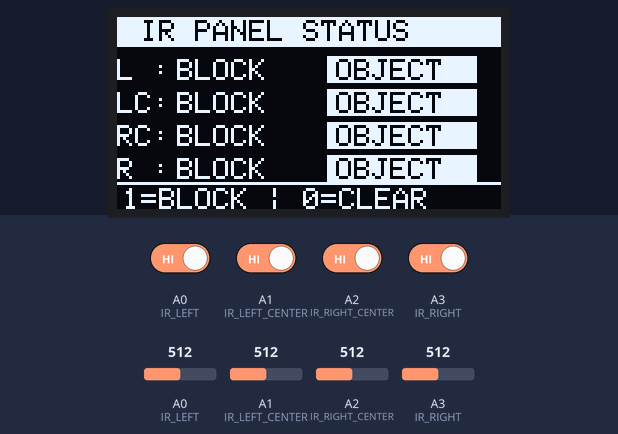
Recording of a sketch running on a simulated Arduino Uno, built with avr-gcc and run on an emulated ATmega328P. Parts: 128×64 one-colour display. Inputs (shaded band) come from the test bench; at power-on: A0 (IR_LEFT), A1 (IR_LEFT_CENTER), A2 (IR_RIGHT_CENTER), A3 (IR_RIGHT) HIGH, A0 (IR_LEFT) = 512, A1 (IR_LEFT_CENTER) = 512, A2 (IR_RIGHT_CENTER) = 512, A3 (IR_RIGHT) = 512. What the sketch prints to the serial monitor is not drawn.

Above: at 3.7 s.
3.8 s: A0 (IR_LEFT) driven LOW
At 5.0 s:
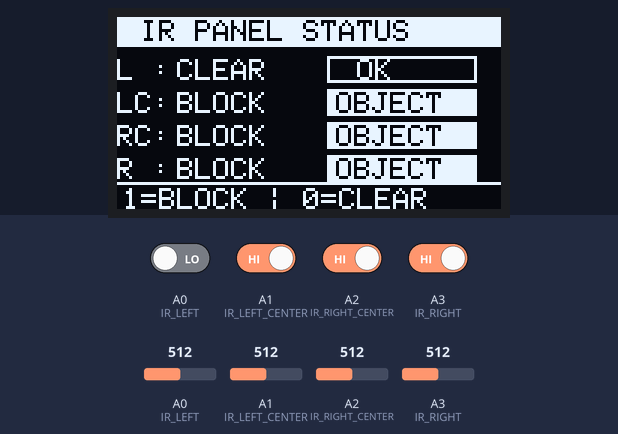
5.5 s: A1 (IR_LEFT_CENTER) driven LOW
At 6.1 s:
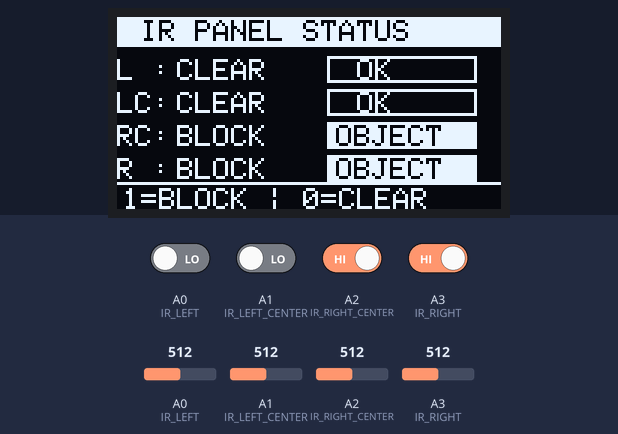
7.3 s: A2 (IR_RIGHT_CENTER) driven LOW
At 8.3 s:
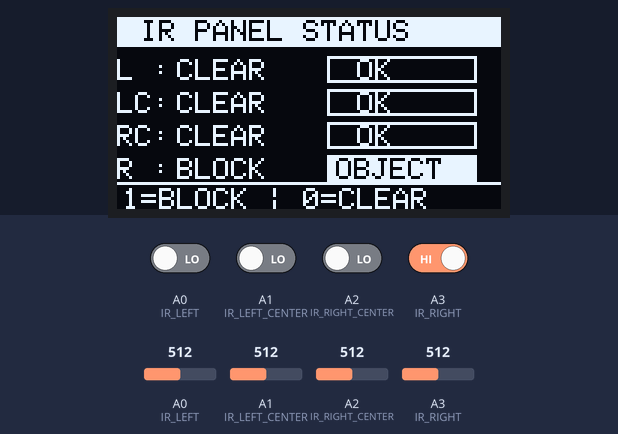
9.0 s: A3 (IR_RIGHT) driven LOW
At 10.4 s:
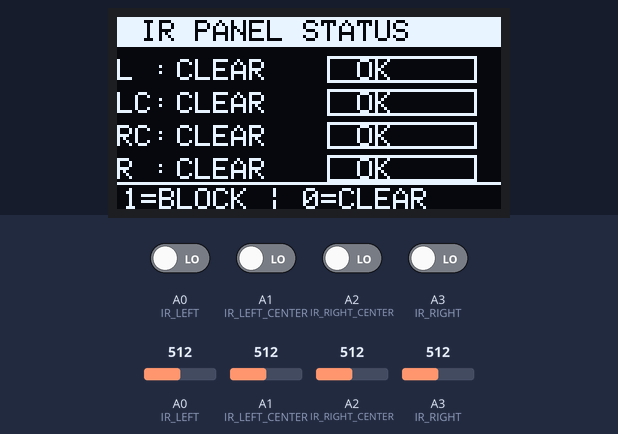
10.7 s: A0 (IR_LEFT) driven HIGH
At 12.1 s:
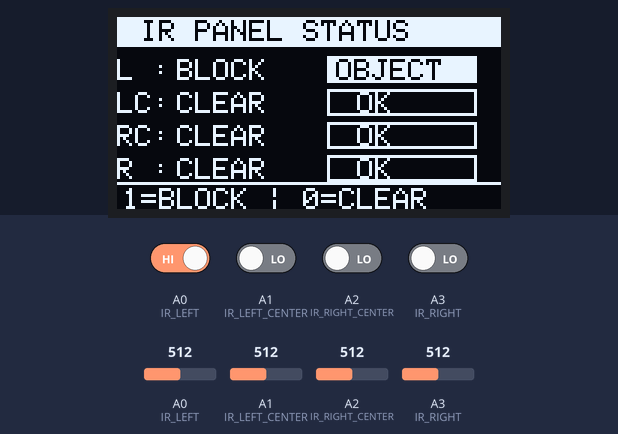
12.4 s: A1 (IR_LEFT_CENTER) driven HIGH
At 13.3 s:
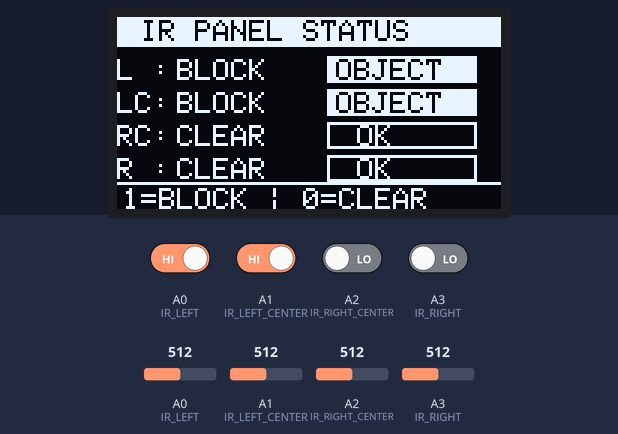
Timing chart, 0 to 15.2 s (numbered marks = the images above; inputs shaded):
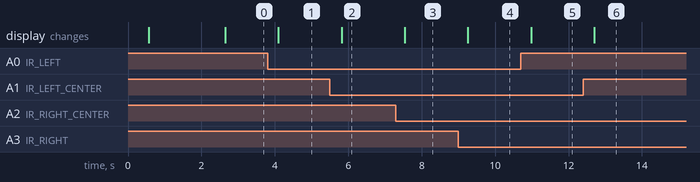

The sketch:

04_Car-1_IR_Panel_Array_OLED_Diagnostic.ino
```cpp
// ============================================
//        IR PANEL DIAGNOSTIC PROGRAM
// ============================================

#include <Wire.h>
#include <Adafruit_GFX.h>
#include <Adafruit_SSD1306.h>

// ---------------- OLED CONFIG ----------------
#define SCREEN_WIDTH 128
#define SCREEN_HEIGHT 64
#define OLED_RESET -1
#define SCREEN_ADDRESS 0x3C

Adafruit_SSD1306 display(SCREEN_WIDTH, SCREEN_HEIGHT, &Wire, OLED_RESET);

// ---------------- IR PINS --------------------
#define IR_LEFT         A0
#define IR_LEFT_CENTER  A1
#define IR_RIGHT_CENTER A2
#define IR_RIGHT        A3

void setup() {
  Serial.begin(9600);
  delay(500);

  // IR pins
  pinMode(IR_LEFT, INPUT);
  pinMode(IR_LEFT_CENTER, INPUT);
  pinMode(IR_RIGHT_CENTER, INPUT);
  pinMode(IR_RIGHT, INPUT);

  // OLED init
  if (!display.begin(SSD1306_SWITCHCAPVCC, SCREEN_ADDRESS)) {
    Serial.println("OLED init failed!");
    while (1);
  }

  display.clearDisplay();
  display.setTextSize(1);
  display.setTextColor(SSD1306_WHITE);

  // Startup screen
  display.setCursor(10, 20);
  display.setTextSize(2);
  display.println("IR PANEL");
  display.setTextSize(1);
  display.setCursor(15, 40);
  display.println("DIAGNOSTIC");
  display.display();

  Serial.println("IR Panel Diagnostic Started!");
  delay(2000);
}

void loop() {
  // Digital reads
  int L  = digitalRead(IR_LEFT);
  int LC = digitalRead(IR_LEFT_CENTER);
  int RC = digitalRead(IR_RIGHT_CENTER);
  int R  = digitalRead(IR_RIGHT);

  // Analog reads
  int aL  = analogRead(IR_LEFT);
  int aLC = analogRead(IR_LEFT_CENTER);
  int aRC = analogRead(IR_RIGHT_CENTER);
  int aR  = analogRead(IR_RIGHT);

  // ---------- SERIAL OUTPUT ----------
  Serial.println("=============================");
  Serial.print("Digital: L=");  Serial.print(L ? "BLOCK" : "CLEAR");
  Serial.print(" | LC="); Serial.print(LC ? "BLOCK" : "CLEAR");
  Serial.print(" | RC="); Serial.print(RC ? "BLOCK" : "CLEAR");
  Serial.print(" | R=");  Serial.println(R ? "BLOCK" : "CLEAR");

  Serial.print("Analog:  ");
  Serial.print(aL);  Serial.print(" | ");
  Serial.print(aLC); Serial.print(" | ");
  Serial.print(aRC); Serial.print(" | ");
  Serial.println(aR);

  // ---------- SMART OLED DISPLAY ----------
  display.clearDisplay();

  // Title bar
  display.setTextSize(1);
  display.fillRect(0, 0, 128, 10, SSD1306_WHITE);
  display.setTextColor(SSD1306_BLACK);
  display.setCursor(8, 1);
  display.println("IR PANEL STATUS");
  display.setTextColor(SSD1306_WHITE);

  // Draw sensors - adjusted Y positions
  int yPos = 14;  // Start lower to avoid title
  int xBox = 70;

  drawSensor("L ", L, aL, 0, yPos, xBox);
  drawSensor("LC", LC, aLC, 0, yPos + 11, xBox);
  drawSensor("RC", RC, aRC, 0, yPos + 22, xBox);
  drawSensor("R ", R, aR, 0, yPos + 33, xBox);

  // ✅ FIXED FOOTER - No overlap, clear legend
  display.drawLine(0, 55, 128, 55, SSD1306_WHITE);  // Separator line
  display.setCursor(2, 57);
  display.setTextSize(1);
  display.println("1=BLOCK | 0=CLEAR");

  display.display();
  delay(200);
}

// Sensor drawing function (unchanged)
void drawSensor(String label, int digital, int analog, int x, int y, int boxX) {
  display.setTextSize(1);

  // Sensor label
  display.setCursor(x, y);
  display.print(label);
  display.print(":");

  // Status text
  display.setCursor(x + 20, y);
  if (digital == 1) {
    display.print("BLOCK");
  } else {
    display.print("CLEAR");
  }

  // Visual indicator box
  if (digital == 1) {
    // BLOCKED - Filled box
    display.fillRect(boxX, y - 1, 50, 9, SSD1306_WHITE);
    display.setTextColor(SSD1306_BLACK);
    display.setCursor(boxX + 3, y);
    display.print("OBJECT");
    display.setTextColor(SSD1306_WHITE);
  } else {
    // CLEAR - Empty box
    display.drawRect(boxX, y - 1, 50, 9, SSD1306_WHITE);
    display.setCursor(boxX + 10, y);
    display.print("OK");
  }
}
```

Measured:
- after the input at 3.8 s, the display: changes after 0.29 s (image 1)
- after the input at 5.5 s, the display: changes after 0.32 s (image 2)
- after the input at 7.3 s, the display: changes after 0.24 s (image 3)
- after the input at 9.0 s, the display: changes after 0.26 s (image 4)
- after the input at 10.7 s, the display: changes after 0.28 s (image 5)
- after the input at 12.4 s, the display: changes after 0.30 s (image 6)
